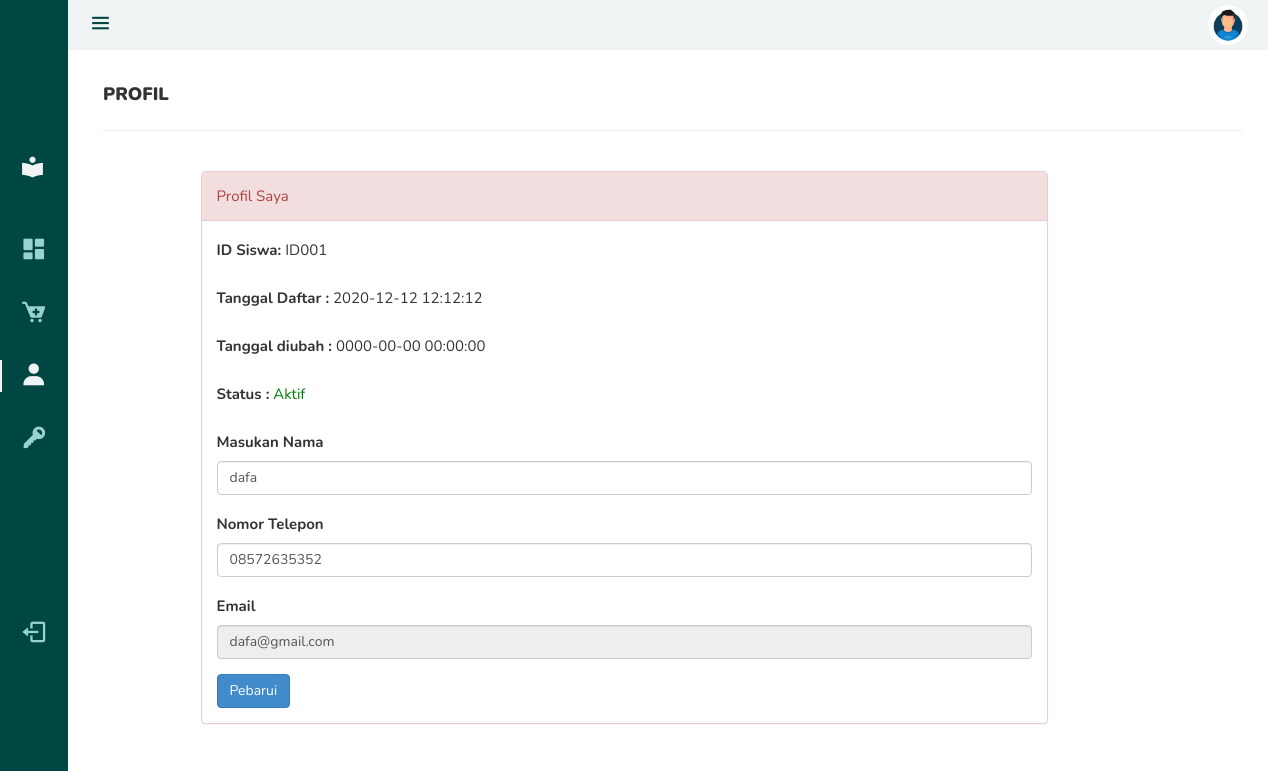
/profil.php, run on the app's committed database.
### tables this page shows
CREATE TABLE `siswa` (
  `no` int(11) NOT NULL AUTO_INCREMENT PRIMARY KEY,
  `id_siswa` varchar(11) NOT NULL,
  `nama_siswa` varchar(120) DEFAULT NULL,
  `email_siswa` varchar(120) DEFAULT NULL,
  `password` varchar(120) DEFAULT NULL,
  `no_telp` char(11) DEFAULT NULL,
  `status` int(1) DEFAULT NULL,
  `tgl_reg` DATETIME NULL DEFAULT CURRENT_TIMESTAMP,
  `tgl_update` DATETIME NULL DEFAULT NULL ON UPDATE CURRENT_TIMESTAMP
);

### profil.php (the view, shortened to what this page needs)
<?php include('includes/config.php');
?>
<!DOCTYPE html>
<html lang="en">
<head>
    <link href='https://cdn.jsdelivr.net/npm/boxicons@2.0.5/css/boxicons.min.css' rel='stylesheet'>
    <link href="assets/css/bootstrap.css" rel="stylesheet" />
    <link rel="stylesheet" href="assets/css/styles.css">
</head>
<body id="body-pd">
    <header class="header" id="header">
        <div class="header__toggle">
            <i class="bx bx-menu" id="header-toggle"></i>
        </div>
        <div class="header__img">
            <img href="profil.php" src="assets/Img/profile.png" alt="">
        </div>
    </header>
    <div class="l-navbar" id="nav-bar">
        <nav class="nav">
            <div>
                <a href="dashboard.php" class="nav__logo">
                    <i class='bx bxs-book-reader nav__logo-icon'></i>
                </a>
                <div class="nav__list">
                    <a href="dashboard.php" class="nav__link">
                        <i class='bx bxs-dashboard nav__icon'></i>
                    </a>
                    <a href="peminjaman.php" class="nav__link">
                        <i class='bx bxs-cart-add nav__icon'></i>
                    </a>
                    <a href="profil.php" class="nav__link active">
                        <i class='bx bxs-user nav__icon'></i>
                    </a>
                    <a href="ganti-pass.php" class="nav__link">
                        <i class='bx bxs-key nav__icon'></i>
                    </a>
                </div>
            </div>
            <a href="logout.php" class="nav__link">
                <i class='bx bx-log-out nav__icon'></i>
            </a>
        </nav>
    </div>
    <div class="content-wrapper">
        <div class="container">
            <div class="row pad-botm">
                <div class="col-md-12">
                    <h4 class="header-line">Profil</h4>
                </div>
            </div>
            <div class="row">
                <div class="col-md-9 col-md-offset-1">
                    <div class="panel panel-danger">
                        <div class="panel-heading">
                            Profil Saya
                        </div>
                        <div class="panel-body">
                            <form name="signup" method="post">
                                <?php
                                $sid = $_SESSION['stdid'];
                                $sql = "SELECT id_siswa,nama_siswa,email_siswa,no_telp,tgl_reg,tgl_update,status from  siswa";
                                $query = $dbh->prepare($sql);
                                $query->bindParam(':sid', $sid, PDO::PARAM_STR);
                                $query->execute();
                                $results = $query->fetchAll(PDO::FETCH_OBJ);
                                if ($query->rowCount() > 0) {
                                    foreach ($results as $result) { ?>
                                        <div class="form-group">
                                            <label>ID Siswa: </label>
                                            <?php echo htmlentities($result->id_siswa); ?>
                                        </div>
                                        <div class="form-group">
                                            <label>Tanggal Daftar : </label>
                                            <?php echo htmlentities($result->tgl_reg); ?>
                                        </div>
                                        <?php if ($result->tgl_update != "") { ?>
                                            <div class="form-group">
                                                <label>Tanggal diubah : </label>
                                                <?php echo htmlentities($result->tgl_update); ?>
                                            </div>
                                        <?php } ?>
                                        <div class="form-group">
                                            <label>Status : </label>
                                            <?php if ($result->status == 1) { ?>
                                                <span style="color: green">Aktif</span>
                                            <?php } else { ?>
                                                <span style="color: red">Blok</span>
                                            <?php } ?>
                                        </div>
                                        <div class="form-group">
                                            <label>Masukan Nama</label>
                                            <input class="form-control" type="text" name="name" value="<?php echo htmlentities($result->nama_siswa); ?>" autocomplete="off" required />
                                        </div>
                                        <div class="form-group">
                                            <label>Nomor Telepon</label>
                                            <input class="form-control" type="text" name="notel" maxlength="10" value="<?php echo htmlentities($result->no_telp); ?>" autocomplete="off" required />
                                        </div>
                                        <div class="form-group">
                                            <label>Email</label>
                                            <input class="form-control" type="email" name="email" id="email_siswa" value="<?php echo htmlentities($result->email_siswa); ?>" autocomplete="off" required readonly />
                                        </div>
                                <?php }
                                } ?>
                                <button type="submit" name="update" class="btn btn-primary" id="submit">Pebarui</button>
                            </form>
                        </div>
                    </div>
                </div>
            </div>
        </div>
    </div>
</body>
</html>

### Assets/Css/styles.css (style rules this page uses)
:root { --header-height: 4rem; --nav-width: 68px; --first-color: #004643; --first-color-light: #99d3d0; --white-color: #eff3f3; --body-font: 'Nunito', sans-serif; --normal-font-size: 1.5rem; --z-fixed: 100; }
body { position: relative; margin: var(--header-height) 0 0 0; padding: 0 1rem; font-family: var(--body-font); font-size: var(--normal-font-size); transition: .5s; line-height: 28px; }
a { text-decoration: none; }
.header { width: 100%; height: var(--header-height); position: fixed; top: 0; left: 0; display: flex; align-items: center; justify-content: space-between; padding: 0 1rem; background-color: var(--white-color); z-index: var(--z-fixed); transition: .5s; }
.header__toggle { color: var(--first-color); font-size: 2.5rem; cursor: pointer; }
.header__img { width: 35px; height: 35px; display: flex; justify-content: center; border-radius: 50%; overflow: hidden; }
.header__img img { width: 40px; }
.content-wrapper { margin-top: 40px; min-height:800px; padding-bottom:90px; }
.header-line { font-weight: 900; padding-top:25px; padding-bottom:25px; border-bottom:1px solid #eeeeee; text-transform:uppercase; font-style: bold; }
.pad-botm { padding-bottom:30px; }
.l-navbar { position: fixed; top: 0; left: -30%; width: var(--nav-width); height: 100vh; background-color: var(--first-color); padding: .5rem 1rem 0 0; transition: .5s; z-index: var(--z-fixed); }
.nav { height: 100%; display: flex; flex-direction: column; justify-content: space-between; overflow: hidden; }
.nav__logo, .nav__link { display: grid; grid-template-columns: max-content max-content; align-items: center; column-gap: 2rem; padding: 1.25rem 1rem; }
.nav__logo { margin-bottom: 3rem; text-decoration: none; }
.nav__logo-icon { font-size: 2.5rem; margin-left: 1rem; color: var(--white-color); }
.nav__link { position: relative; color: var(--first-color-light); margin-bottom: 1rem; transition: .3s; }
.nav__icon { font-size: 2.75rem; margin-left: 1rem; }
.active { color: var(--white-color); }
.active::before { content: ''; position: absolute; left: 0; width: 2px; height: 32px; background-color: var(--white-color); }
@media screen and (min-width: 768px) { body { margin: calc(var(--header-height) + 1rem) 0 0 0; padding-left: calc(var(--nav-width) + 2rem); } }
@media screen and (min-width: 768px) { .header { height: calc(var(--header-height) + 1rem); padding: 0 2rem 0 calc(var(--nav-width) + 2rem); } }
@media screen and (min-width: 768px) { .header__img { width: 40px; height: 40px; } }
@media screen and (min-width: 768px) { .header__img img { width: 45px; } }
@media screen and (min-width: 768px) { .l-navbar { left: 0; padding: 1rem 1rem 0 0; } }

### data on the page
siswa: id_siswa "ID001", tgl_reg "2020-12-12 12:12:12", tgl_update "0000-00-00 00:00:00", status "Aktif", name "dafa", notel "08572635352", email "dafa@gmail.com"
